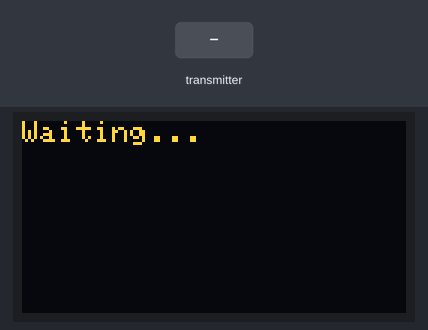
Bench run of a sketch on a simulated Arduino Mega 2560, built with avr-gcc and run on an emulated ATmega2560. On the bench: 128×64 one-colour display. The inputs (shaded band) are chosen by the test bench. The OLED is the two-colour kind (top 16 rows yellow); the local clock reads 2024-03-15 10:24:30 at power-on unless the sketch sets it; no radio packets arrive unless stated; what the sketch prints to the serial monitor is not drawn.

Above: at 1.2 s.
1.3 s: the transmitter starts sending outtemp = 0
At 2.7 s:
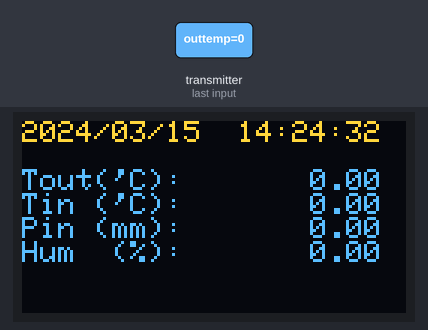
4.3 s: the transmitter starts sending intemp = 25
At 5.9 s:
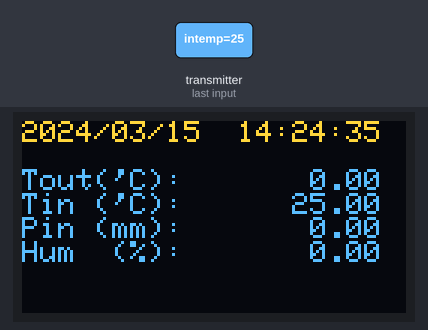
6.5 s: the transmitter starts sending pres = 100
At 7.9 s:
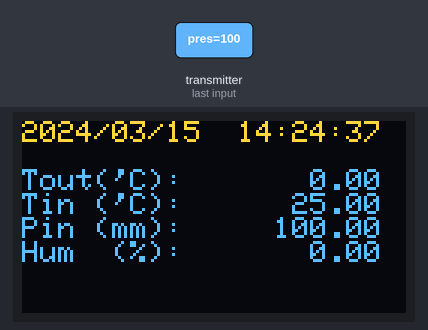
8.6 s: the transmitter starts sending intemp = 0
At 9.8 s:
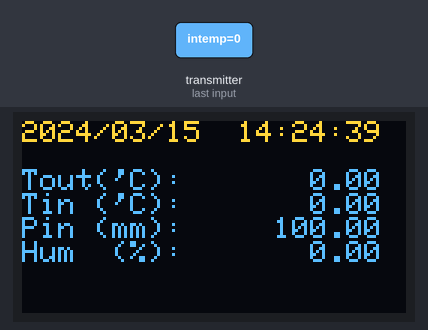
10.6 s: the transmitter starts sending hum = 25
At 12.0 s:
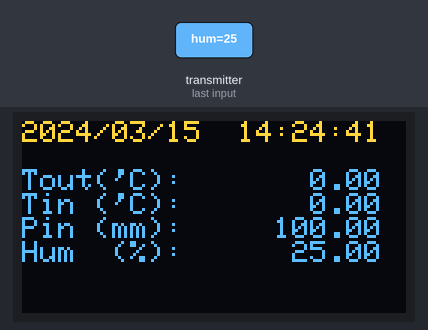
12.7 s: the transmitter starts sending pres = 0
At 13.7 s:
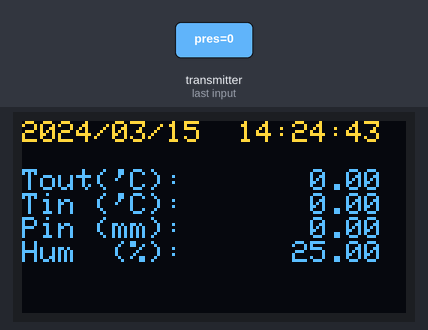
Timing chart, 0 to 15.6 s (numbered marks = the images above; inputs shaded):
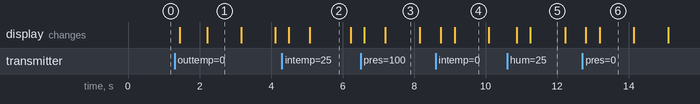

Measured:
- after the input at 1.3 s, the display: first changes after 0.15 s (image 1 shows a later state)
- what the display in image 3 shows lasts 1.0 s, from 7.2 s to 8.2 s

The sketch:

client_oled.ino
```cpp
#include <SPI.h>
#include <Wire.h>
#include <Adafruit_GFX.h>
#include <Adafruit_SSD1306.h>
#include <nRF24L01.h>
#include <RF24.h>
#include "printf.h"
#include <RTClib.h>

#define OLED_RESET 4
#define CSNPIN 53
#define CEPIN 49

struct sendtemp {
  float outtemp;
  float intemp;
  float pres;
  float hum;
};

// Радио
RF24 radio(CEPIN, CSNPIN);
// Дисплей
Adafruit_SSD1306 display(OLED_RESET);
// Часы DS1307
RTC_DS1307 rtc;

// Пайпы
const uint64_t pipes[2] = { 0xF0F0F0F0E1LL, 0xF0F0F0F0D2LL };

void setup() {
  Wire.begin();
  display.begin();
  display.clearDisplay();
  display.setTextSize(1);
  display.setTextColor(WHITE);
  display.setCursor(0, 0);
  display.print("Waiting...");
  display.display();
  Serial.begin(9600);
  printf_begin();
  // Включаем радио
  radio.begin();
  // Настройка
  radio.setRetries(15, 15);
  radio.setAutoAck(1);
  radio.setChannel(50);
  radio.setDataRate(RF24_250KBPS);
  // Пайпы на запись и чтение
  radio.openWritingPipe(pipes[1]);
  radio.openReadingPipe(1, pipes[0]);
  radio.startListening();
  radio.printDetails();
  rtc.begin();
  Serial.println("This is CLIENT");
  Serial.println("Waiting...");
}

void loop() {
  if ( radio.available() )
  {
    bool done = false;
    sendtemp st;
    while (!done)
    {
      done = radio.read( &st, sizeof(sendtemp) );
      display.clearDisplay();
      display.setTextSize(1);
      display.setCursor(0, 16);
      display.print("Tout('C):");
      display.setCursor(0, 24);
      display.print("Tin ('C):");
      display.setCursor(0, 32);
      display.print("Pin (mm):");
      display.setCursor(0, 40);
      display.print("Hum  (%):");
      DateTime now = rtc.now();
      DateTime MSK (now + 4 * 3600);
      char dt[18] = "";
      sprintf(dt, "%02d/%02d/%02d  %02d:%02d:%02d", MSK.year(),
              MSK.month(),
              MSK.day(),
              MSK.hour(),
              MSK.minute(),
              MSK.second());
      Serial.println("Recived!");
      Serial.print("Time: ");
      Serial.println(dt);
      Serial.print("Outtemp: ");
      Serial.println(st.outtemp);
      Serial.print("Intemp: ");
      Serial.println(st.intemp);
      Serial.print("Inpres: ");
      Serial.println(st.pres);
      Serial.print("Inhum: ");
      Serial.println(st.hum);
      // Вывод на дисплей
      display.setCursor(0, 0);
      display.print(dt);
      display.setCursor(54, 16);
      char tempcstr[12] = "";
      dtostrf(st.outtemp, 11, 2, tempcstr);
      display.print(tempcstr);
      display.setCursor(54, 24);
      dtostrf(st.intemp, 11, 2, tempcstr);
      display.print(tempcstr);
      display.setCursor(54, 32);
      dtostrf(st.pres, 11, 2, tempcstr);
      display.print(tempcstr);
      display.setCursor(54, 40);
      dtostrf(st.hum, 11, 2, tempcstr);
      display.print(tempcstr);
      display.display();
      delay(20);
    };
  };
  delay(100);
}
```

printf.h
```cpp
// (licence header left out)
/**
 * @file printf.h
 *
 * Setup necessary to direct stdout to the Arduino Serial library, which
 * enables 'printf'
 */

#ifndef __PRINTF_H__
#define __PRINTF_H__

#ifdef ARDUINO

int serial_putc( char c, FILE * )
{
  Serial.write( c );

  return c;
}

void printf_begin(void)
{
  fdevopen( &serial_putc, 0 );
}

#else
#error This example is only for use on Arduino.
#endif // ARDUINO

#endif // __PRINTF_H__
```
